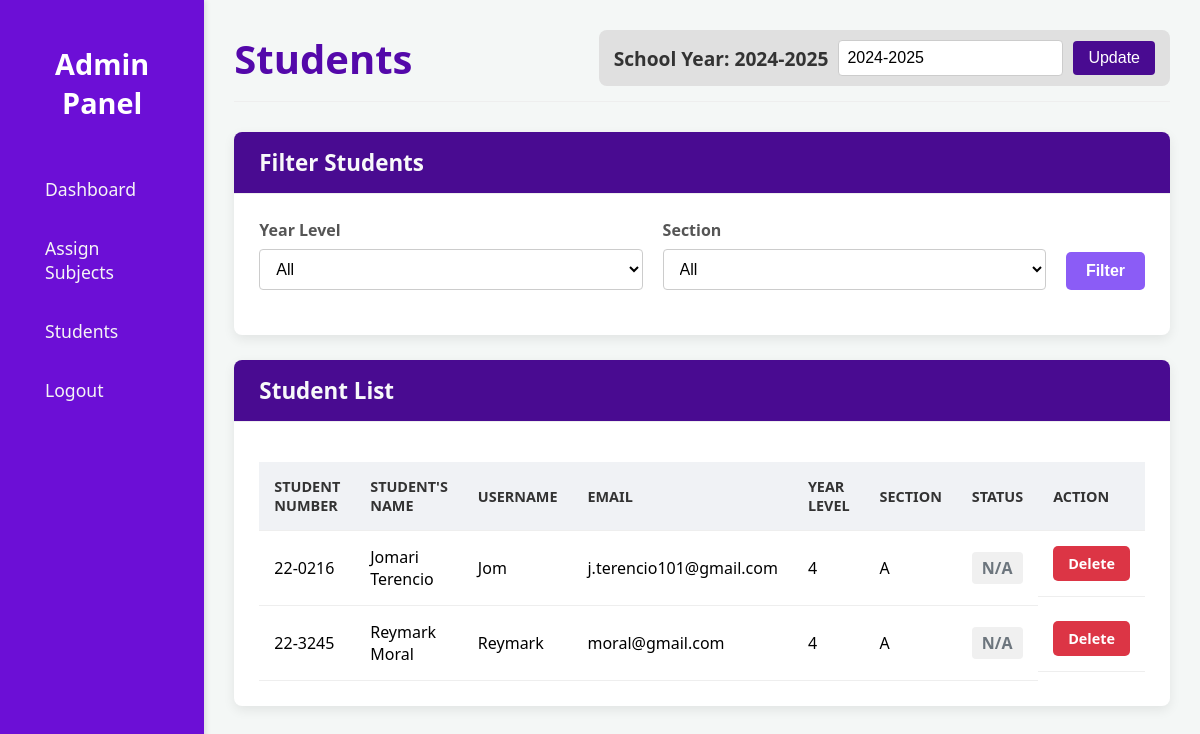
The page /admin/students.php on the database its author committed.
### tables this page shows
CREATE TABLE `school_year` (
  `id` int(11) NOT NULL,
  `school_year` varchar(9) NOT NULL,
  `semester` int(1) NOT NULL,
  `is_active` tinyint(1) NOT NULL DEFAULT 1
);

CREATE TABLE `student` (
  `id` int(7) NOT NULL,
  `firstname` varchar(255) NOT NULL,
  `lastname` varchar(255) NOT NULL,
  `studentnum` varchar(7) NOT NULL,
  `email` varchar(27) NOT NULL,
  `contact` varchar(11) NOT NULL,
  `year_level` int(1) NOT NULL,
  `section` varchar(1) NOT NULL,
  `username` varchar(50) NOT NULL,
  `password` varchar(255) NOT NULL
);

### admin/students.php (the view, shortened to what this page needs)
<?php
require_once '../includes/db.php';
$query = "SELECT * FROM student";
$params = [];
$query .= " ORDER BY year_level, section";
$stmt = $pdo->prepare($query);
$stmt->execute($params);
$students = $stmt->fetchAll(PDO::FETCH_ASSOC);
$query = "SELECT * FROM school_year WHERE is_active = 1";
$school_year = $pdo->query($query)->fetch(PDO::FETCH_ASSOC);
?>
<!DOCTYPE html>
<html lang="en">
<head>
    <link rel="stylesheet" href="../styles/styles-students.css">
</head>
<body>
<div class="scontainer">
        <div class="sidebar">
            <h1>Admin Panel</h1>
            <ul>
                <li><a href="admin_dashboard.php">Dashboard</a></li>
                <li><a href="assign_subjects.php">Assign Subjects</a></li>
                <li><a href="students.php">Students</a></li>
                <li><a href="../includes/logout.inc.php">Logout</a></li>
            </ul>
        </div>
    <div class="container">
        <div class="header">
            <h1>Students</h1>
            <div class="school-year-container">
                <h2>School Year: <?php echo $school_year['school_year']; ?></h2>
                <form action="update_school_year.php" method="post">
                    <input type="text" name="school_year" id="school_year" value="<?php echo $school_year['school_year']; ?>">
                    <button type="submit" id="submit">Update</button>
                </form>
            </div>
        </div>
        <div class="card">
            <div class="card-header1">
                <h3>Filter Students</h3>
            </div>
            <div class="card-body">
                <form action="students.php" method="get" class="filter-form">
                    <div class="form-group">
                        <label for="year_level">Year Level</label>
                        <select name="year_level" id="year_level">
                            <option value="">All</option>
                        </select>
                    </div>
                    <div class="form-group">
                        <label for="section">Section</label>
                        <select name="section" id="section">
                            <option value="">All</option>
                        </select>
                    </div>
                    <button type="submit" class="btn-filter">Filter</button>
                </form>
            </div>
        </div>
        <div class="card">
            <div class="card-header2">
                <h3>Student List</h3>
            </div>
            <div class="card-body">
                <div class="table-container">
                    <table>
                        <thead>
                            <tr>
                                <th>Student Number</th>
                                <th>Student's Name</>
                                <th>Username</th>
                                <th>Email</th>
                                <th>Year Level</th>
                                <th>Section</th>
                                <th>Status</th>
                                <th>Action</th>
                            </tr>
                        </thead>
                        <tbody>
                            <?php foreach ($students as $student): ?>
                                <tr>
                                    <td><?php echo $student['studentnum']; ?></td>
                                    <td><?php echo $student['firstname'], ' ', $student['lastname']; ?></td>
                                    <td><?php echo $student['username']; ?></td>
                                    <td><?php echo $student['email']; ?></td>
                                    <td><?php echo $student['year_level']; ?></td>
                                    <td><?php echo $student['section']; ?></td>
                                    <td><span class="status-<?php echo isset($student['status']) ? strtolower($student['status']) : 'unknown'; ?>"><?php echo isset($student['status']) ? $student['status'] : 'N/A'; ?></span></td>
                                    <td class="action-links">
                                        <a href="delete_student.php?id=<?php echo $student['id']; ?>" class="btn-delete">Delete</a>
                                    </td>
                                </tr>
                            <?php endforeach; ?>
                        </tbody>
                    </table>
                </div>
            </div>
        </div>
    </div>
</body>
</html>

### styles/styles-students.css (style rules this page uses)
body { font-family: 'Segoe UI', Tahoma, Geneva, Verdana, sans-serif; background-color: #f4f7f6; margin: 0; padding: 0; box-sizing: border-box; }
.scontainer { display: flex; min-height: 100vh; }
.sidebar { width: 260px; background-color: #6c0fd6; color: white; display: flex; flex-direction: column; padding: 25px; transition: width 0.3s; overflow: hidden; position: relative; box-shadow: 2px 0 5px rgba(0, 0, 0, 0.1); }
.sidebar h1 { font-size: 1.8rem; margin-bottom: 40px; font-weight: 700; text-align: center; }
.sidebar ul { list-style: none; padding: 0; margin: 0; }
.sidebar li { padding: 15px 20px; cursor: pointer; transition: background-color 0.2s, padding-left 0.2s; border-radius: 5px; margin-bottom: 5px; }
.sidebar li a { color: whitesmoke; text-decoration: none; display: block; font-size: 1.1rem; }
.container { flex-grow: 1; padding: 30px; display: flex; flex-direction: column; align-items: center; max-width: 100%; box-sizing: border-box; }
.header { width: 100%; display: flex; justify-content: space-between; align-items: center; margin-bottom: 30px; padding-bottom: 15px; border-bottom: 1px solid #eee; }
.header h1 { color: #5408aa; font-size: 2.5rem; margin: 0; }
.school-year-container { display: flex; flex-direction: row; align-items: center; background-color: #e0e0e0; padding: 10px 15px; border-radius: 8px; }
.school-year-container h2 { margin: 0 10px 0 0; font-size: 1.2rem; color: #333; }
.school-year-container form { display: flex; align-items: center; }
.school-year-container input[type="text"] { padding: 8px; border: 1px solid #ccc; border-radius: 4px; margin-right: 10px; font-size: 1rem; }
#submit { background-color: #490b91; color: white; padding: 8px 15px; border: none; border-radius: 4px; cursor: pointer; font-size: 1rem; transition: background-color 0.3s ease; }
.card { background-color: #fff; border-radius: 8px; box-shadow: 0 4px 12px rgba(0, 0, 0, 0.08); margin-bottom: 25px; width: 100%; max-width: 1200px; }
.card-header1, .card-header2 { padding: 15px 25px; border-bottom: 1px solid #eee; background-color: #490b91; border-radius: 8px 8px 0 0; }
.card-header1 h3, .card-header2 h3 { margin: 0; color: #f8f9fa; font-size: 1.4rem; }
.card-body { padding: 25px; }
.filter-form { display: flex; align-items: flex-end; gap: 20px; margin-bottom: 20px; }
.form-group { flex: 1; }
.form-group label { display: block; margin-bottom: 8px; font-weight: 600; color: #555; }
.form-group select { width: 100%; padding: 10px 12px; border: 1px solid #ccc; border-radius: 4px; font-size: 1rem; background-color: #fff; }
.btn-filter { padding: 10px 20px; background-color: #8b5cf6; color: white; border: none; border-radius: 5px; font-size: 1rem; font-weight: bold; cursor: pointer; transition: background-color 0.3s ease, transform 0.2s ease, box-shadow 0.3s ease; height: auto; display: flex; align-items: center; justify-content: center; }
.table-container { position:relative; width: 100%; overflow-x: auto; }
table { width: 100%; border-collapse: collapse; margin-top: 15px; }
table th, table td { position: relative; padding: 15px; text-align: left; border-bottom: 1px solid #eee; }
table th { background-color: #f0f2f5; color: #333; font-weight: 600; text-transform: uppercase; font-size: 0.9rem; }
.status-unknown { color: #6c757d; font-weight: bold; background-color: #f0f0f0; padding: 5px 10px; border-radius: 4px; }
.action-links { display: flex; gap: 10px; flex-wrap: wrap; }
.action-links a { text-decoration: none; padding: 8px 15px; border-radius: 5px; font-size: 0.9rem; font-weight: 600; transition: background-color 0.3s ease, transform 0.2s ease; white-space: nowrap; }
.btn-delete { background-color: #dc3545; color: #fff; }

### rows shown on the page
school_year: school_year "2024-2025"
student: studentnum "22-0216", firstname "Jomari", lastname "Terencio", username "Jom", email "j.terencio101@gmail.com", year_level "4", section "A"
student: studentnum "22-3245", firstname "Reymark", lastname "Moral", username "Reymark", email "moral@gmail.com", year_level "4", section "A"
